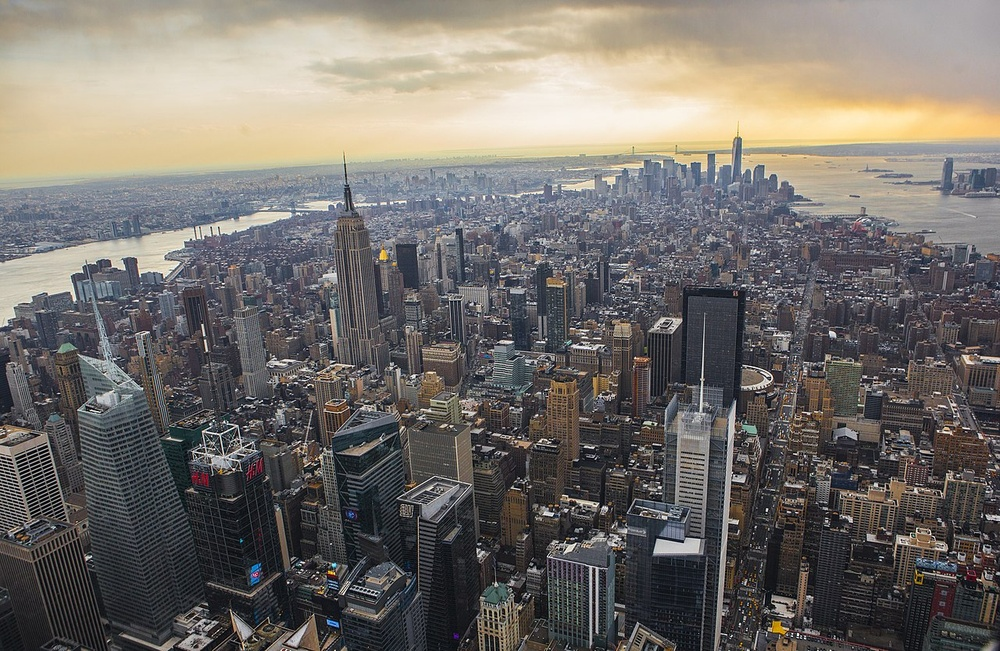
#> input picture TrabalhoGrauB/assets/img/1.jpg, 1000 x 651 px, shrunk from 1280 x 833 before the run
$ python -i filters.py   (imports and definitions only)
#> lines starting #> are read from the running program, lines starting #| are printed output that depends on the picture
import copy

import cv2 as cv
import numpy as np


def is_gray(img):
    return len(img.shape) < 3


def gaussian(img):
    return cv.GaussianBlur(img, (15, 15), 0)


def gray(img):
    if is_gray(img):
        return img

    return cv.cvtColor(img, cv.COLOR_BGR2GRAY)


def sharpen(img):
    kernel = np.array([[-1, -1, -1], [-1, 9.5, -1], [-1, -1, -1]])
    return cv.filter2D(img, -1, kernel)


def bright(img):
    return cv.convertScaleAbs(img, beta=60)


# [7 lines left out: function sepia, not called in this run]


def hdr(img):
    return cv.detailEnhance(img, sigma_s=12, sigma_r=0.15)


def hist(img):
    if is_gray(img):
        return cv.equalizeHist(img)
    return cv.equalizeHist(gray(img))


def canny(img):
    return cv.Canny(img, 25, 75)


# [6 lines left out: function sobel, not called in this run]


def invert(img):
    return cv.bitwise_not(img)


# [37 lines left out: function overlay_transparent, not called in this run]

>>> import cv2
>>> picture = cv2.imread('../assets/img/1.jpg')
#> picture is the input picture: shape (651, 1000, 3); mean B, G, R 106.6, 111.2, 115.7
>>> result = hist(picture)
#> in gray, `return cv.cvtColor(img, cv.COLOR_BGR2GRAY)`:
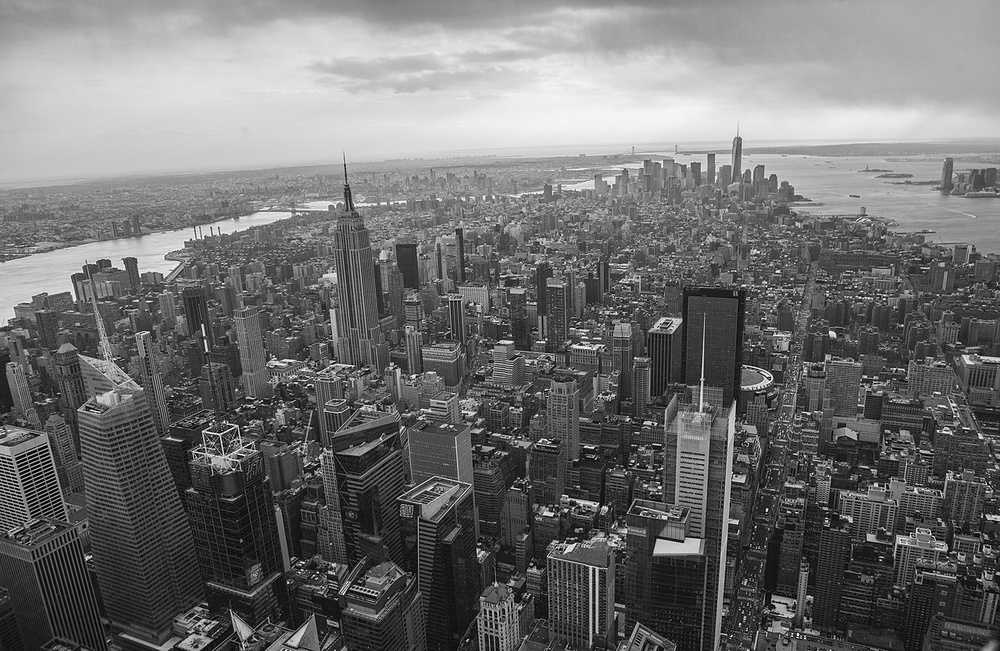
#> returned value: shape (651, 1000); min 0, max 255, mean 112
#> in hist, `return cv.equalizeHist(gray(img))`:
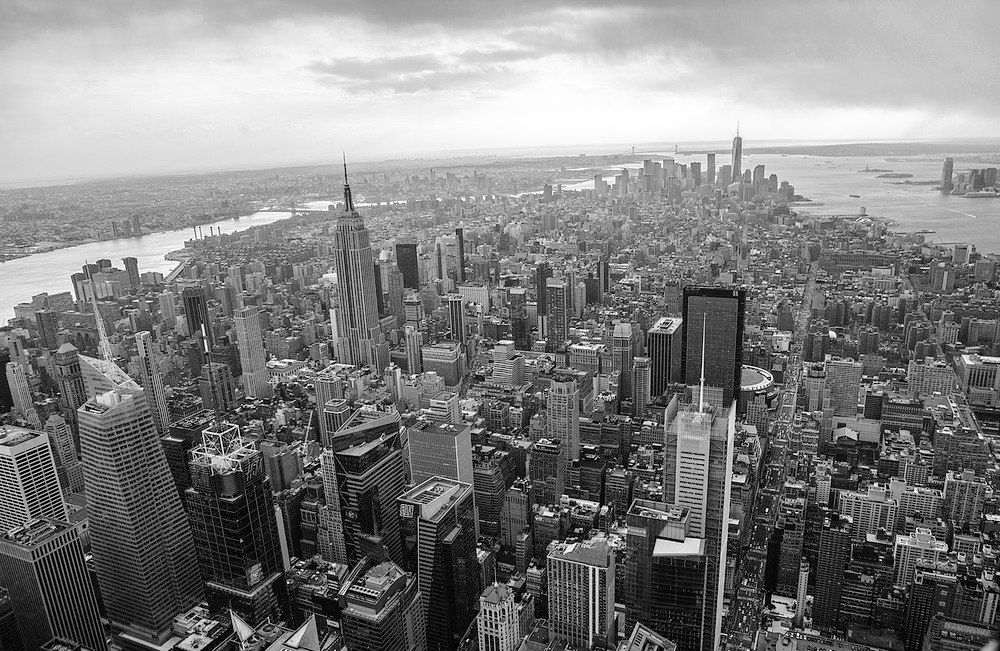
#> returned value: shape (651, 1000); min 0, max 255, mean 128.1
